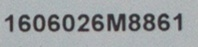
#> input picture img_data/1.jpg, 198 x 47 px, given as the content of the folder ../img_data/1.jpg, which was not available
$ python -i train.py   (imports and definitions only)   (Python 2 division)   (older library calls are emulated)
#> lines starting #> are read from the running program, lines starting #| are printed output that depends on the picture
#!/usr/bin/env python
# coding=utf8

import numpy as np
import cv2
from numpy.linalg import norm
import os

CHAR_SIZE = 20

class StatModel(object):
    def load(self, fn):
        self.model.load(fn)
    def save(self, fn):
        self.model.save(fn)

class KNearest(StatModel):
    def __init__(self, k = 3):
        self.k = k
        self.model = cv2.KNearest()

    def train(self, samples, responses):
        self.model = cv2.KNearest()
        self.model.train(samples, responses)

    def predict(self, samples):
        retval, results, neigh_resp, dists = self.model.find_nearest(samples, self.k)
        return results.ravel()

class SVM(StatModel):
    # [6 lines left out: function __init__, not called in this run]

    def train(self, samples, responses):
        self.model = cv2.SVM()
        self.model.train(samples, responses, params = self.params)

    def predict(self, samples):
        return self.model.predict_all(samples).ravel()


def __scall_and_border_image(src_image, target_size):
    _h, _w = src_image.shape[:2]
    _ratio_target = float(target_size[0]) / float(target_size[1])
    _ratio_image = float(_w) / float(_h)
    _max = max(_ratio_image, _ratio_target)
    if _max == _ratio_image:
        __w = target_size[0]
        __h = int(target_size[0] / _ratio_image)
    else:
        __w = int(target_size[1] * _ratio_image)
        __h = target_size[1]
    _src_image = cv2.resize(src_image, (__w, __h), interpolation=cv2.INTER_LINEAR)

    _left = (target_size[0] - __w) / 2
    _right = target_size[0] - __w - _left
    _top = (target_size[1] - __h) / 2
    _bottom = target_size[1] - __h - _top
    _src_image = cv2.copyMakeBorder(_src_image, _top, _bottom, _left, _right, cv2.BORDER_CONSTANT, value = 0)

    return _src_image, (_left, _top, float(__w)/float(_w), float(__h)/float(_h))

def load_chars(work_path):
    # images_path = os.listdir(work_path)
#> called with work_path = '../img_data/1.jpg'
    digits, labels = [], []
    # for index, _path in enumerate(images_path):
    for fpathe,dirs,fs in os.walk(work_path):
        for f in fs:
            _path = os.path.join(fpathe,f)
            if _path[_path.rfind('.'):] != '.jpg':
                continue
            ch_img = cv2.imread(_path)
#> ch_img is the input picture: shape (47, 198, 3); mean B, G, R 160.9, 158.5, 154.4
            ch_img, _ = __scall_and_border_image(ch_img, (CHAR_SIZE, CHAR_SIZE))
#> in __scall_and_border_image, `_src_image = cv2.copyMakeBorder(_src_image, _top, _bottom, _left, _rig..`:
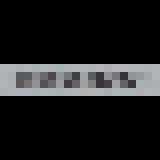
#> _src_image: shape (20, 20, 3) (shown 8 times larger); mean of channels 0, 1, 2 30.7, 30.2, 29.5; drawn as B, G, R
            ch_img = cv2.cvtColor(ch_img, cv2.COLOR_BGR2GRAY)
#> ch_img: shape (20, 20)
            digits.append(ch_img)
#> (the run stopped early here; a loop or call above may not have finished)

$ run again, on img_data/101.jpg
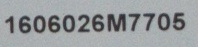
#> input picture img_data/101.jpg, 198 x 47 px, given as the content of the folder ../img_data/101.jpg, which was not available
#> in load_chars, ch_img is the input picture: shape (47, 198, 3); mean B, G, R 158.3, 156.1, 152.4
#> in __scall_and_border_image, `_src_image = cv2.copyMakeBorder(_src_image, _top, _bottom, _left, _rig..`:
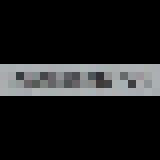
#> _src_image: shape (20, 20, 3) (shown 8 times larger); mean of channels 0, 1, 2 30.6, 30.2, 29.5; drawn as B, G, R
#> ch_img: shape (20, 20)

$ run again, on img_data/106.jpg
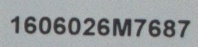
#> input picture img_data/106.jpg, 198 x 47 px, given as the content of the folder ../img_data/106.jpg, which was not available
#> in load_chars, ch_img is the input picture: shape (47, 198, 3); mean B, G, R 157.6, 155.6, 151.3
#> in __scall_and_border_image, `_src_image = cv2.copyMakeBorder(_src_image, _top, _bottom, _left, _rig..`:
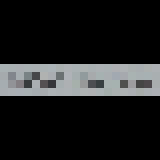
#> _src_image: shape (20, 20, 3) (shown 8 times larger); mean of channels 0, 1, 2 32.4, 32, 31; drawn as B, G, R
#> ch_img: shape (20, 20)

$ run again, on img_data/107.jpg
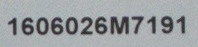
#> input picture img_data/107.jpg, 198 x 47 px, given as the content of the folder ../img_data/107.jpg, which was not available
#> in load_chars, ch_img is the input picture: shape (47, 198, 3); mean B, G, R 161, 158.6, 154.3
#> in __scall_and_border_image, `_src_image = cv2.copyMakeBorder(_src_image, _top, _bottom, _left, _rig..`:
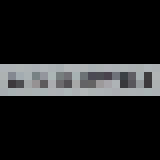
#> _src_image: shape (20, 20, 3) (shown 8 times larger); mean of channels 0, 1, 2 31, 30.4, 29.6; drawn as B, G, R
#> ch_img: shape (20, 20)
